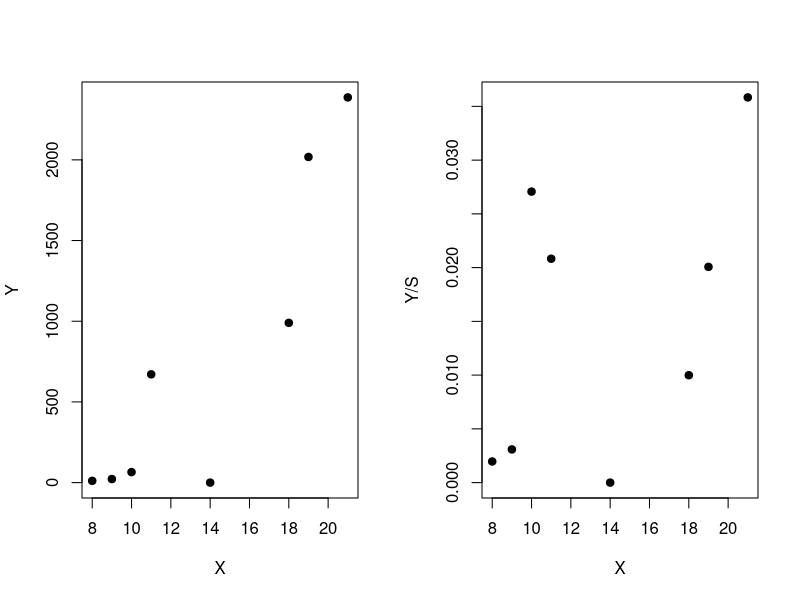

The R source for this figure:
S=c(1100, 5602, 100551, 99090, 32218, 2401, 7123,66612)
X=c(14, 8, 19, 18, 11, 10, 9, 21)
Y=c(0, 11, 2018, 990, 671, 65, 22, 2387)

par(mfrow=c(1,2))
plot(X,Y, pch=19)
plot(X,Y/S, pch=19)

Mod_1=glm(Y~X, family=poisson)
summary(Mod_1)

Mod_2=glm(Y~X+ offset(log(S)), family=poisson)
summary(Mod_2)

Mod_3=glm(Y~X, family=quasipoisson)
summary(Mod_3)

Mod_4=glm(Y~X+offset(log(S)), family=quasipoisson)
summary(Mod_4)